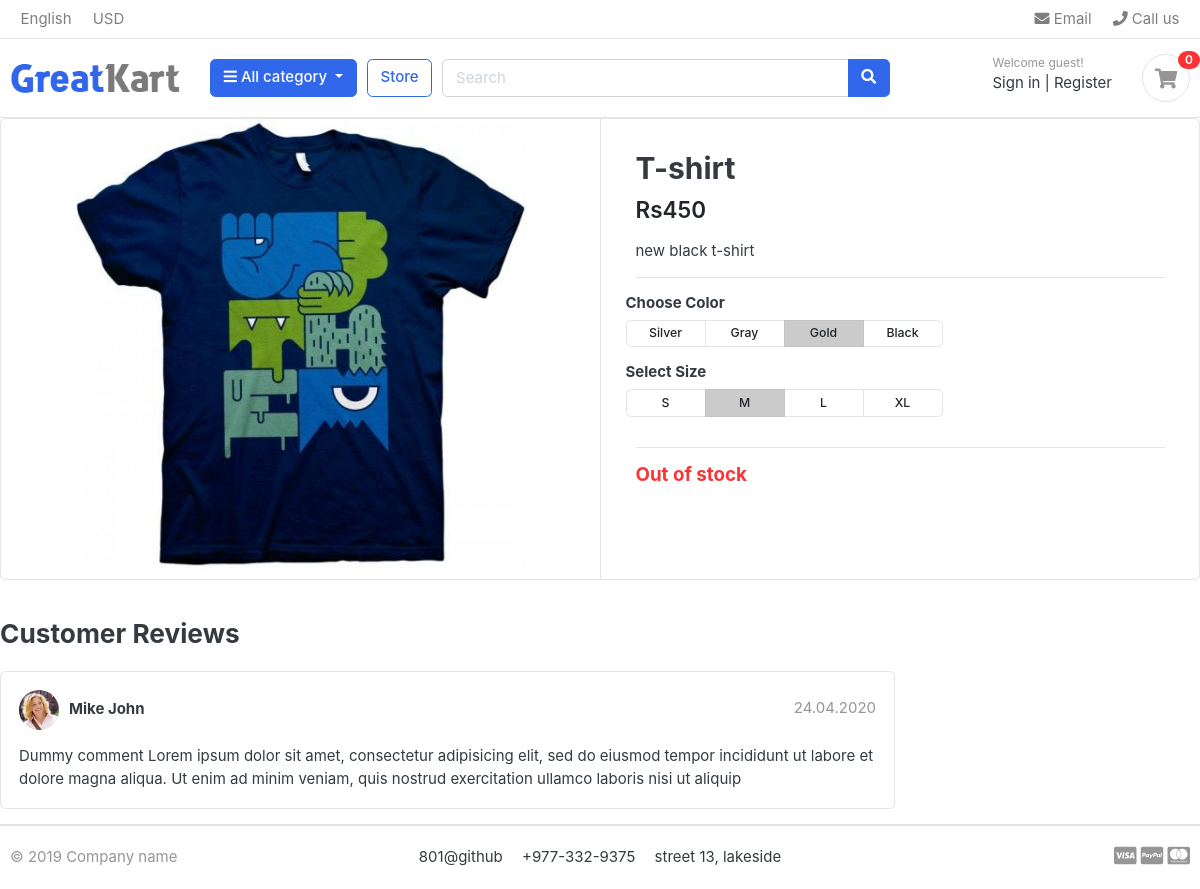
Page /store/t-shirt/t-shirt/ on the earlier database version.
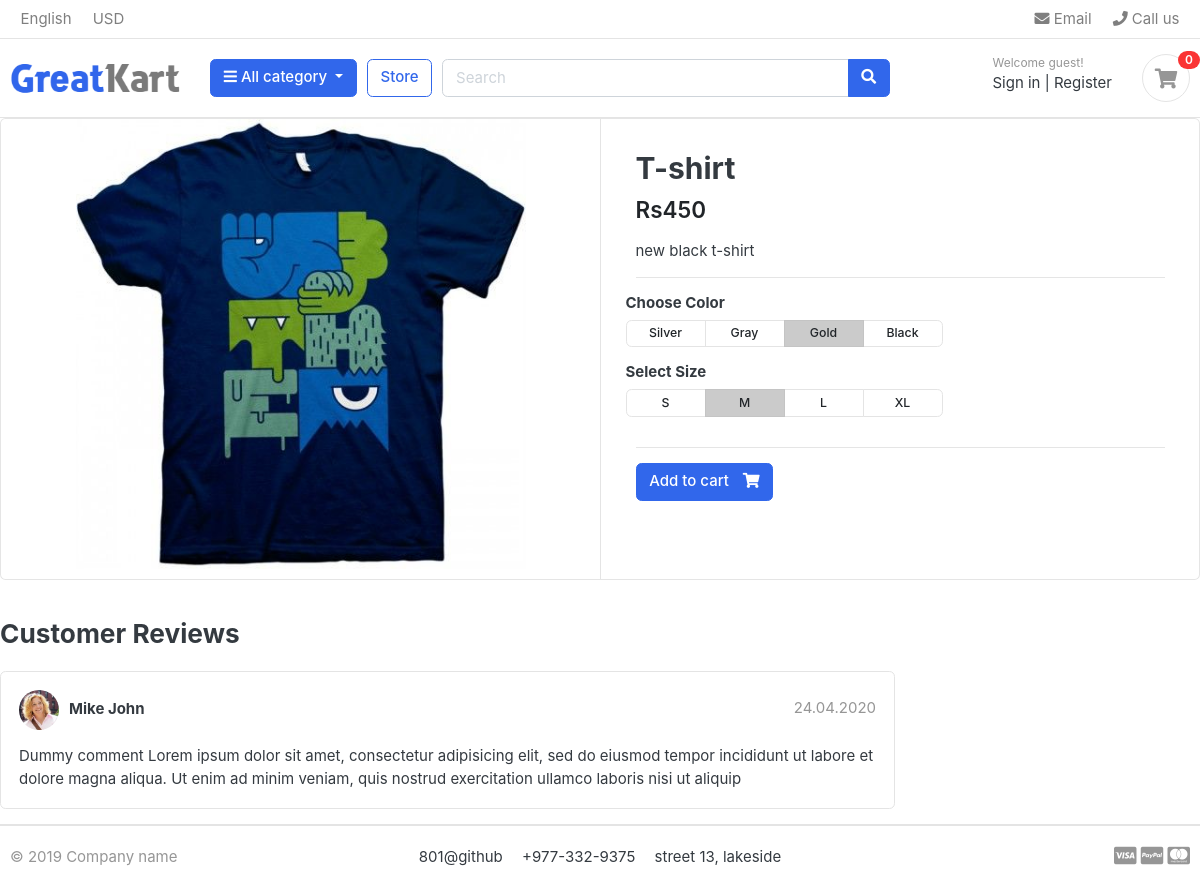
Same page on the later database version.
### store/views.py (the view)
# urls.py: path('<slug:category_slug>/<slug:product_slug>/',views.product_detail,name='product_detail'),#localhost/store/category_slug/product_slug
def product_detail(request, category_slug, product_slug):
    try:
        single_product = Product.objects.get(category__slug=category_slug,slug=product_slug) #category__slug is basically a syntax double underscore used to access related foregin key
    except Exception as e:
        raise e
    context={
        'single_product':single_product
    }
    return render(request,'store/product_detail.html',context)

### category/context_processors.py (called while the page is built)
def menu_links(request):
    links = Category.objects.all()
    return dict(links=links)#brings all the category list and store it in link variable

### category/models.py (called while the page is built)
    def get_url(self):
            return reverse('products_by_category',args=[self.slug])

### templates/store/product_detail.html (shortened to what this page needs)
{% extends "base.html" %}
{% load static%}
{% block content%}
<div class="card">
	<div class="row no-gutters">
		<aside class="col-md-6">
<article class="gallery-wrap">
	<div class="img-big-wrap">
	   <a href="#"><img src="{{ single_product.images.url}}"></a>
	</div>
</article>
		</aside>
		<main class="col-md-6 border-left">
<article class="content-body">
<h2 class="title">{{ single_product.product_name}}</h2>
<div class="mb-3">
	<var class="price h4">Rs{{single_product.price}}</var>
</div>
<p>{{single_product.description}}</p>
<hr>
	<div class="row">
		<div class="item-option-select">
			<h6>Choose Color</h6>
			<div class="btn-group btn-group-sm btn-group-toggle" data-toggle="buttons">
			  <label class="btn btn-light">
			    <input type="radio" name="radio_color"> Silver
			  </label>
			  <label class="btn btn-light">
			    <input type="radio" name="radio_color" > Gray
			  </label>
			  <label class="btn btn-light active">
			    <input type="radio" name="radio_color checked"> Gold
			  </label>
			  <label class="btn btn-light">
			    <input type="radio" name="radio_color"> Black
			  </label>
			</div>
		</div>
	</div>
	<div class="row">
		<div class="item-option-select">
			<h6>Select Size</h6>
			<div class="btn-group btn-group-sm btn-group-toggle" data-toggle="buttons">
			  <label class="btn btn-light">
			    <input type="radio" name="radio_color"> S
			  </label>
			  <label class="btn btn-light active">
			    <input type="radio" name="radio_color" checked> M
			  </label>
			  <label class="btn btn-light">
			    <input type="radio" name="radio_color"> L
			  </label>
			  <label class="btn btn-light">
			    <input type="radio" name="radio_color"> XL
			  </label>
			</div>
		</div>
	</div>
	<hr>
	{% if single_product.stock <= 0 %}
	<h5 class="text-danger">Out of stock</h5>
	{% else %}
	<a href="{% url 'add_cart' single_product.id %}" class="btn  btn-primary"> <span class="text">Add to cart</span> <i class="fas fa-shopping-cart"></i>  </a>
	{% endif %}
</article>
		</main>
	</div>
</div>
<br>
<div class="row">
			<div class="col-md-9">
	<header class="section-heading">
		<h3>Customer Reviews </h3>
	</header>
	<article class="box mb-3">
		<div class="icontext w-100">
			<img src="{% static './images/avatars/avatar1.jpg' %}" class="img-xs icon rounded-circle">
			<div class="text">
				<span class="date text-muted float-md-right">24.04.2020 </span>
				<h6 class="mb-1">Mike John </h6>
			</div>
		</div>
		<div class="mt-3">
			<p>
				Dummy comment Lorem ipsum dolor sit amet, consectetur adipisicing elit, sed do eiusmod
				tempor incididunt ut labore et dolore magna aliqua. Ut enim ad minim veniam,
				quis nostrud exercitation ullamco laboris nisi ut aliquip
			</p>
		</div>
	</article>
	</div>
</div>
{% endblock%}

Differences in the rows shown:
changed Product "T-shirt": stock 0 → 2 (drawn)
Other differences:
text no longer shown: "Out of stock"
text now shown: "Add to cart"
